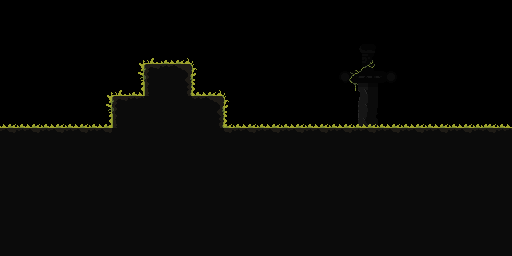

Tiled map render using the project's own tile images. Description and the map definition, with tile-layer contents summarised, below:
An orthogonal 64x32 tile map with 8x8 px tiles, 2 tile layers (Background, Ground) and 5 objects (3x Collision, Previous Room, New Room).

<map version="1.10" tiledversion="git" orientation="orthogonal" renderorder="right-down" width="64" height="32" tilewidth="8" tileheight="8" infinite="0" nextlayerid="6" nextobjectid="20">
 <tileset firstgid="1" source="Matinho Tileset.tsx" />
 <layer id="4" name="Background" width="64" height="32">
  <data>[2048 cells, 104 non-empty, 96 distinct tile ids]</data>
 </layer>
 <objectgroup id="5" name="Camada de Objetos 1">
  <object id="10" name="Collision" x="0" y="128" width="512" height="128" />
  <object id="13" name="Previous Room" x="-8" y="80" width="8" height="48" />
  <object id="17" name="Collision" x="112" y="96" width="112" height="32" />
  <object id="18" name="Collision" x="144" y="64" width="48" height="32" />
  <object id="19" name="New Room" x="512" y="80" width="8" height="48" />
 </objectgroup>
 <layer id="3" name="Ground" width="64" height="32">
  <data>[2048 cells, 1172 non-empty, 36 distinct tile ids]</data>
 </layer>
</map>
